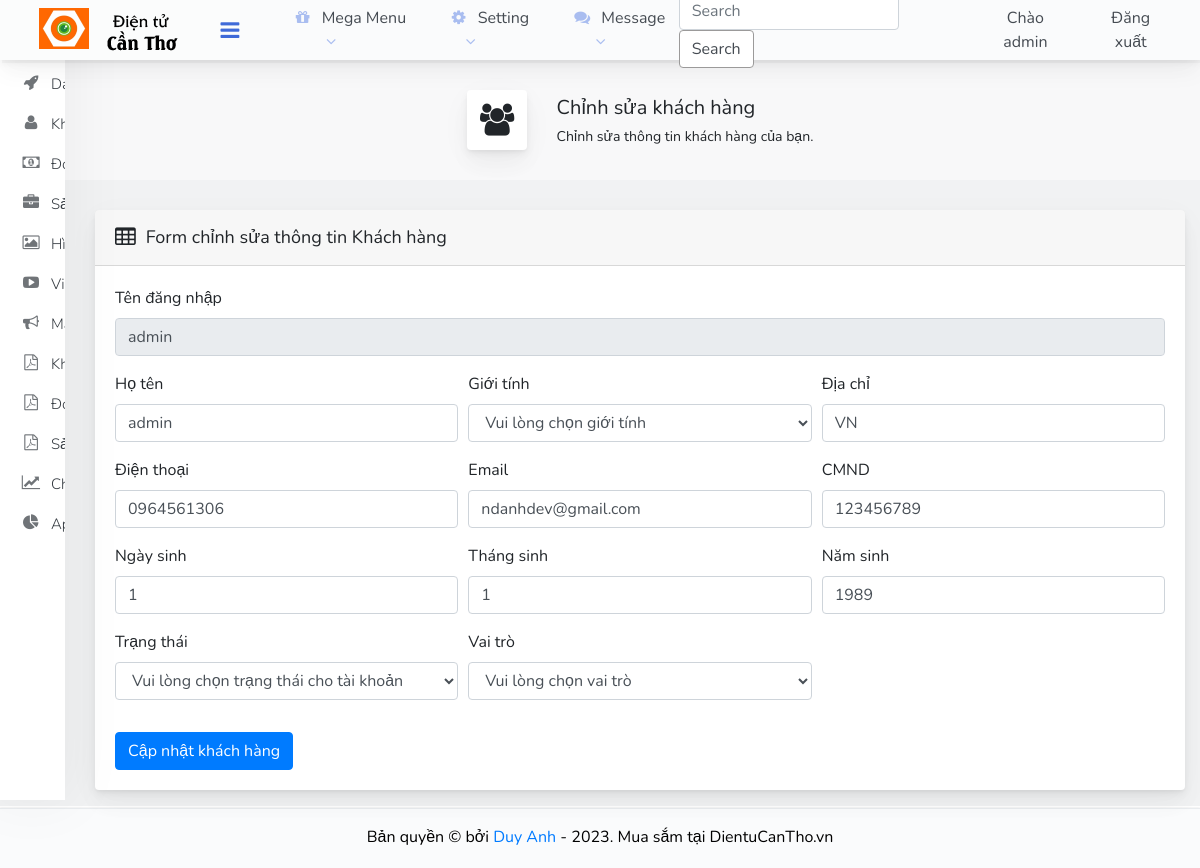
Screenshot of /admin/customers/edit.php?kh_tendangnhap=admin (signed in) with the database file from the repository.
### tables this page shows
CREATE TABLE IF NOT EXISTS `khachhang` (
  `kh_tendangnhap` varchar(50) NOT NULL,
  `kh_matkhau` varchar(255) NOT NULL,
  `kh_ten` varchar(100) NOT NULL,
  `kh_gioitinh` int(11) NOT NULL DEFAULT 0,
  `kh_diachi` varchar(255) NOT NULL DEFAULT 'VN',
  `kh_dienthoai` varchar(50) NOT NULL,
  `kh_email` varchar(100) NOT NULL DEFAULT 'anhb1700326@student.ctu.edu.vn',
  `kh_cmnd` varchar(100) NOT NULL DEFAULT '123456789',
  `kh_ngaysinh` int(11) NOT NULL DEFAULT 1,
  `kh_thangsinh` int(11) NOT NULL DEFAULT 1,
  `kh_namsinh` int(11) NOT NULL DEFAULT 1989,
  `kh_trangthai` int(11) NOT NULL DEFAULT 0,
  `kh_quanly` int(1) NOT NULL DEFAULT 0,
  `kh_binhluan` varchar(255) NOT NULL,
  `kh_thoigiantao` timestamp NOT NULL DEFAULT current_timestamp(),
  `kh_thoigiancapnhat` timestamp NOT NULL DEFAULT current_timestamp(),
  `kh_makichhoat` varchar(50) NOT NULL DEFAULT '0',
  `kh_quantri` int(1) NOT NULL DEFAULT 0,
  PRIMARY KEY (`kh_tendangnhap`)
);

### libraries/Psr4AutoloaderClass.php (called while the page is built, shortened)
<?php
class Psr4AutoloaderClass
{
	protected $prefixes = array();
	public function addNamespace($prefix, $base_dir, $prepend = false)
	{
		$prefix = trim($prefix, '\\') . '\\';
		$base_dir = rtrim($base_dir, DIRECTORY_SEPARATOR) . '/';
		if (isset($this->prefixes[$prefix]) === false) {
			$this->prefixes[$prefix] = array();
		}
		if ($prepend) {
			array_unshift($this->prefixes[$prefix], $base_dir);
		} else {
			array_push($this->prefixes[$prefix], $base_dir);
		}
	}
	public function loadClass($class)
	{
		$prefix = $class;
		while (false !== $pos = strrpos($prefix, '\\')) {
			$prefix = substr($class, 0, $pos + 1);
			$relative_class = substr($class, $pos + 1);
			$mapped_file = $this->loadMappedFile($prefix, $relative_class);
			if ($mapped_file) {
				return $mapped_file;
			}
			$prefix = rtrim($prefix, '\\');
		}
		return false;
	}
	protected function loadMappedFile($prefix, $relative_class)
	{
		foreach ($this->prefixes[$prefix] as $base_dir) {
			$file = $base_dir
				. str_replace('\\', '/', $relative_class)
				. '.php';
			if ($this->requireFile($file)) {
				return $file;
			}
		}
		return false;
	}
	protected function requireFile($file)
	{
		if (file_exists($file)) {
			return true;
		}
		return false;
	}
}

### src/classes/Customer.php (called while the page is built, shortened)
<?php
class Customer
{
	private $db;
	public function __construct($pdo)
	{
		$this->db = $pdo;
	}
	public function find($kh_tendangnhap)
	{
		$statement = $this->db->prepare('select * from khachhang where kh_tendangnhap = :kh_tendangnhap');
		$statement->execute(['kh_tendangnhap' => $kh_tendangnhap]);
		if ($row = $statement->fetch()) {
			return $this;
		}
		return null;
	}
}

### public/admin/customers/edit.php (the view, shortened to what this page needs)
<?php
    require_once '../../../bootstrap.php';
    $customer = new Customer($PDO);
    $kh_tendangnhap = isset($_REQUEST['kh_tendangnhap']) ?
	    $_GET['kh_tendangnhap'] : "";
        if ( ($kh_tendangnhap == "") || !($customer->find($kh_tendangnhap))) {
            redirect(BASE_URL_PATH .'admin/customers/index.php');
        }
    $errors = [];
?>
<!DOCTYPE html>
<html lang="en">
<head>
       <link rel="stylesheet" href="<?= BASE_URL_PATH . "assets/admin/css/bootstrap.min.css" ?>" type="text/css" />
    <link rel="stylesheet" href="<?= BASE_URL_PATH . "assets/admin/css/font-awesome.min.css" ?>" type="text/css" />
    <link rel="stylesheet" href="<?= BASE_URL_PATH . "assets/admin/css/datatables.min.css" ?>" type="text/css" />
    <link rel="stylesheet" href="<?= BASE_URL_PATH . "assets/admin/css/animate.css" ?>" type="text/css" />
    <link rel="stylesheet" href="<?= BASE_URL_PATH . "assets/admin/css/base.css" ?>" type="text/css" />
    <link rel="stylesheet" href="<?= BASE_URL_PATH . "assets/admin/css/styles.css" ?>" type="text/css" />
    <link rel="stylesheet" href="<?= BASE_URL_PATH . "assets/admin/css/responsive.css" ?>" type="text/css" />
</head>
<body>
    <?php include_once __DIR__ . '../../../../partials/admin/header.php'; ?>
    <div class="container-fluid">
        <div class="main row">
            <?php include_once __DIR__ . '../../../../partials/admin/sidebar.php'; ?>
            <div class="main__outer">
                <div class="main__inner">
                    <div class="page-title wow fadeIn" data-wow-delay="0.05s">
                        <div class="page-title-wrapper">
                            <div class="page-title-heading wow fadeIn" data-wow-duration="1s">
                                <div class="page-title-icon"><i class="fa fa-users" aria-hidden="true"></i></div>
                                <div>
                                    Chỉnh sửa khách hàng
                                    <div class="page-title-subheading wow fadeIn" data-wow-duration="2s">Chỉnh sửa thông tin khách hàng của bạn.</div>
                                </div>
                            </div>
                        </div>
                    </div>
                    <div class="tabs-animation">
                        <div class="card mb-3">
                            <div class="card-header">
                                <i class="fa fa-table" aria-hidden="true"></i>
                                Form chỉnh sửa thông tin Khách hàng
                            </div>
                            <div class="card-body">
                                <form name="frmEdit" id="frmEdit" action=""  method="post" class="justify-content-center">
                                        <div class="form-group<?= isset($errors['kh_tendangnhap']) ? ' has-error' : '' ?>">
                                            <label for="kh_tendangnhap">Tên đăng nhập</label>
                                            <input type="text" name="kh_tendangnhap" class="form-control" maxlen="100" id="kh_tendangnhap" placeholder="Tên đăng nhập" readonly
                                                value="<?= htmlspecialchars($customer->kh_tendangnhap) ?>" />
                                        </div>
                                        <div class="form-row">
                                            <div class="col-sm-4 form-group<?= isset($errors['kh_ten']) ? ' has-error' : '' ?>">
                                                <label for="kh_ten">Họ tên</label>
                                                <input type="text" name="kh_ten" class="form-control" id="kh_ten" placeholder="Họ tên" value="<?= htmlspecialchars($customer->kh_ten) ?>" />
                                            </div>
                                            <div class="col-sm-4 form-group<?= isset($errors['kh_gioitinh']) ? ' has-error' : '' ?>">
                                                <label for="kh_gioitinh">Giới tính</label>
                                                <select name="kh_gioitinh" id="kh_gioitinh" class="form-control">
                                                    <option value="">Vui lòng chọn giới tính</option>
                                                </select>
                                            </div>
                                            <div class="col-sm-4 form-group<?= isset($errors['kh_diachi']) ? ' has-error' : '' ?>">
                                                <label for="kh_diachi">Địa chỉ</label>
                                                <input type="text" name="kh_diachi" class="form-control" id="kh_diachi" placeholder="Địa chỉ" value="<?= htmlspecialchars($customer->kh_diachi) ?>" />
                                            </div>
                                        </div>
                                        <div class="form-row">
                                            <div class="col-sm-4 form-group<?= isset($errors['kh_dienthoai']) ? ' has-error' : '' ?>">
                                                <label for="kh_dienthoai">Điện thoại</label>
                                                <input type="text" name="kh_dienthoai" class="form-control" id="kh_dienthoai" placeholder="Điện thoại" value="<?= htmlspecialchars($customer->kh_dienthoai) ?>" />
                                            </div>
                                            <div class="col-sm-4 form-group<?= isset($errors['kh_email']) ? ' has-error' : '' ?>">
                                                <label for="kh_email">Email</label>
                                                <input type="email" name="kh_email" class="form-control" id="kh_email" placeholder="Email" value="<?= htmlspecialchars($customer->kh_email) ?>" />
                                            </div>
                                            <div class="col-sm-4 form-group<?= isset($errors['kh_cmnd']) ? ' has-error' : '' ?>">
                                                <label for="kh_cmnd">CMND</label>
                                                <input type="text" name="kh_cmnd" class="form-control" id="kh_cmnd" placeholder="CMND" value="<?= htmlspecialchars($customer->kh_cmnd) ?>" />
                                            </div>
                                        </div>
                                        <div class="form-row">
                                            <div class="col-sm-4 form-group<?= isset($errors['kh_ngaysinh']) ? ' has-error' : '' ?>">
                                                <label for="kh_ngaysinh">Ngày sinh</label>
                                                <input type="number" name="kh_ngaysinh" class="form-control" id="kh_ngaysinh" placeholder="Ngày sinh" value="<?= htmlspecialchars($customer->kh_ngaysinh) ?>" />
                                            </div>
                                            <div class="col-sm-4 form-group<?= isset($errors['kh_thangsinh']) ? ' has-error' : '' ?>">
                                                <label for="kh_thangsinh">Tháng sinh</label>
                                                <input type="number" name="kh_thangsinh" class="form-control" id="kh_thangsinh" placeholder="Tháng sinh" value="<?= htmlspecialchars($customer->kh_thangsinh) ?>" />
                                            </div>
                                            <div class="col-sm-4 form-group<?= isset($errors['kh_namsinh']) ? ' has-error' : '' ?>">
                                                <label for="kh_namsinh">Năm sinh</label>
                                                <input type="number" name="kh_namsinh" class="form-control" id="kh_namsinh" placeholder="Năm sinh" value="<?= htmlspecialchars($customer->kh_namsinh) ?>" />
                                            </div>
                                        </div>
                                        <div class="form-row">
                                            <div class="col-sm-4 form-group<?= isset($errors['kh_trangthai']) ? ' has-error' : '' ?>">
                                                <label for="kh_trangthai">Trạng thái</label>
                                                <select name="kh_trangthai" id="kh_trangthai" class="form-control">
                                                    <option value="">Vui lòng chọn trạng thái cho tài khoản</option>
                                                </select>
                                            </div>
                                            <div class="col-sm-4 form-group<?= isset($errors['kh_quanly']) ? ' has-error' : '' ?>">
                                                <label for="kh_quanly">Vai trò</label>
                                                <select name="kh_quanly" id="kh_quanly" class="form-control">
                                                    <option value="">Vui lòng chọn vai trò</option>
                                                </select>
                                            </div>
                                        </div>
                                        <button type="submit" name="submit" id="submit" class="btn btn-primary mt-3">Cập nhật khách hàng</button>
                                </form>
                            </div>
                        </div>
                    </div>
                </div>
            </div>
        </div>
    </div>
    <?php include_once __DIR__ . '../../../../partials/admin/footer.php'; ?>
</body>
</html>

### public/assets/admin/css/base.css (style rules this page uses)
:root { --primary-color: #FF6700; --white-color: #fff; --black-color: #000; --text-color: #333; --boder-color: #dbdbdb; --start-gold-color: #FFCE3E; --light-orange-color: #F9920F; --success-color: #28A745; }

### public/assets/admin/css/styles.css (style rules this page uses)
html { position: relative; min-height: 100%; }
* { margin: 0; padding: 0; box-sizing: border-box; }
body { overflow-x: hidden; font-family: 'Nunito', sans-serif; }
.container-fluid { background: #f1f2f3; min-height: 100vh; display: flex; flex-direction: column; margin: 0; padding: 0; }
.main__outer { z-index: 9; flex: 1; flex-direction: column; display: flex; margin-top: 60px; margin-left: 80px; }
.main .main__inner { padding: 30px 30px 0 30px; flex: 1; }
.page-title { background: rgba(255,255,255,.45); display: flex; justify-content: center; }
.page-title { padding: 30px; margin: -30px -30px 30px; position: relative; }
.page-title .page-title-wrapper { position: relative; display: flex; align-items: center; }
.page-title .page-title-heading { font-size: 1.25rem; font-weight: 400; display: flex; align-content: center; align-items: center; margin: 0; padding: 0; }
.page-title .page-title-icon { font-size: 2rem; display: flex; align-items: center; align-content: center; text-align: center; padding: 0.83333rem; margin: 0 30px 0 0; background: #fff; box-shadow: 0 0.46875rem 2.1875rem rgba(4,9,20,.03), 0 0.9375rem 1.40625rem rgba(4,9,20,.03), 0 0.25rem 0.53125rem rgba(4,9,20,.05), 0 0.125rem 0.1875rem rgba(4,9,20,.03); border-radius: 0.25rem; width: 60px; height: 60px; }
.page-title .page-title-subheading { padding: 3px 0 0; font-size: .88rem; opacity: .6; }
.card { position: relative; display: flex; flex-direction: column; min-width: 0; word-wrap: break-word; background-color: #fff; background-clip: border-box; border: 1px solid rgba(26,54,126,.125); border-radius: 0.25rem; box-shadow: 0 0.46875rem 2.1875rem rgba(4,9,20,.03), 0 0.9375rem 1.40625rem rgba(4,9,20,.03), 0 0.25rem 0.53125rem rgba(4,9,20,.05), 0 0.125rem 0.1875rem rgba(4,9,20,.03); border-width: 0; transition: all .2s; }
.card-header { display: flex; align-items: center; border-bottom-width: 1px; padding-top: 0; padding-bottom: 0; padding-right: 0.625rem; height: 3.5rem; font-size: 18px; }
.card-header:first-child { border-radius: calc(0.25rem - 1px) calc(0.25rem - 1px) 0 0; }
.card-header .fa { font-size: 1.4rem; margin-right: 0.625rem; }

### rows the page displays
khachhang: kh_tendangnhap "admin", kh_ten "admin", kh_diachi "VN", kh_dienthoai "0964561306", kh_email "ndanhdev@gmail.com", kh_cmnd "123456789", kh_ngaysinh "1", kh_thangsinh "1", kh_namsinh "1989"

### other values shown
$_SESSION['kh_tendangnhap_logged'] "admin"
